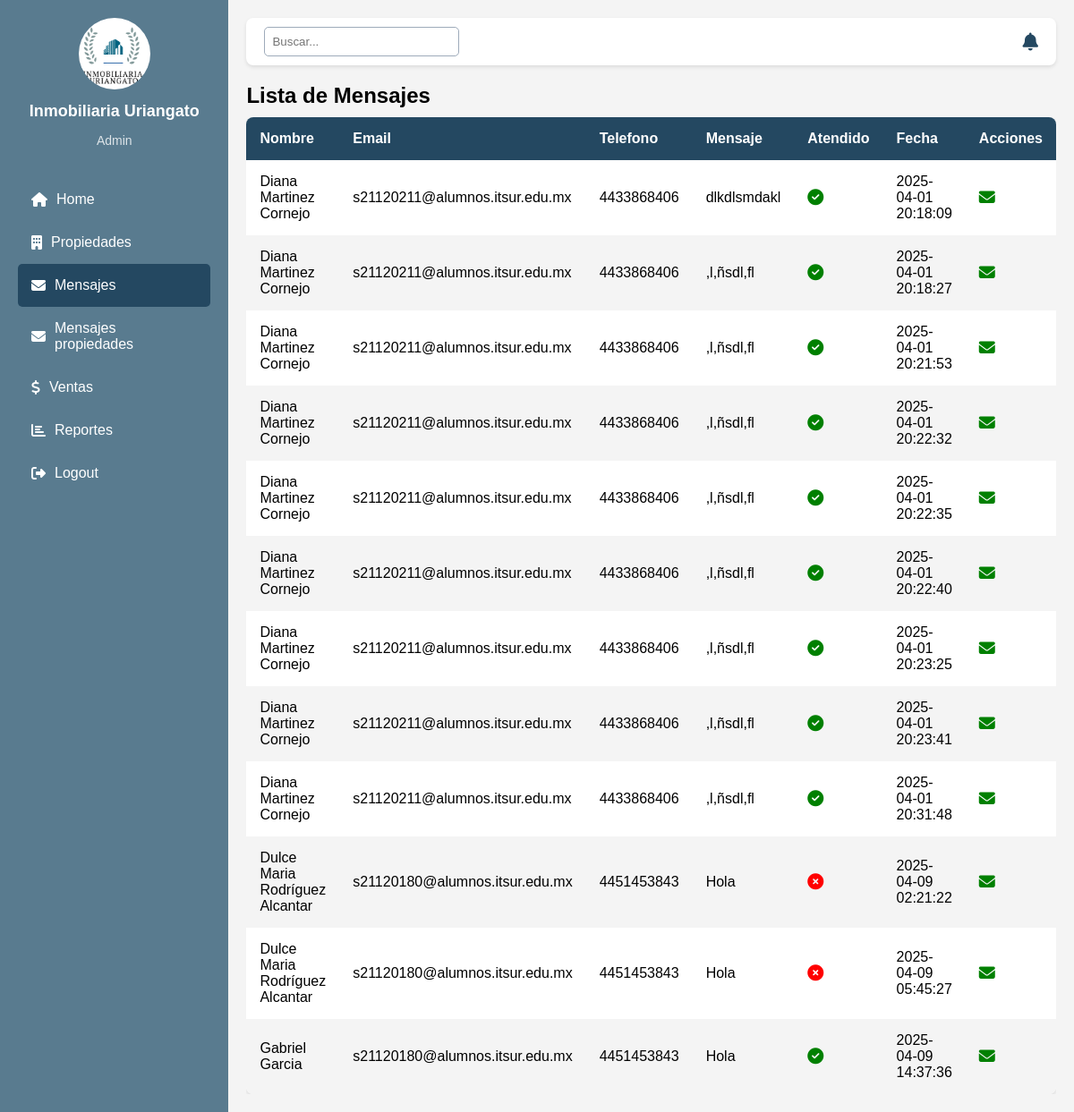
/Inmobiliaria/Admin/Mensaje.php, run on the app's committed database.
### tables this page shows
CREATE TABLE `solicitudes_contacto` (
  `id` int(11) NOT NULL,
  `nombre` varchar(255) NOT NULL,
  `email` varchar(255) NOT NULL,
  `telefono` varchar(20) NOT NULL,
  `mensaje` text NOT NULL,
  `fecha` timestamp NULL DEFAULT current_timestamp(),
  `respondido` tinyint(1) DEFAULT 0
);

### Inmobiliaria/Admin/Mensaje.php (the view, shortened to what this page needs)
<!DOCTYPE html>
<html lang="es">
<head>
    <link rel="stylesheet" href="css/propiedades.css">
    <link rel="stylesheet" href="https://cdnjs.cloudflare.com/ajax/libs/font-awesome/6.4.2/css/all.min.css">
</head>
<body>
    <aside class="sidebar">
        <div class="logo">
            <img src="../Vista/imgs/logo.png" alt="Inmobiliaria Uriangato">
            <h2>Inmobiliaria Uriangato</h2>
            <p>Admin</p>
        </div>
        <nav>
            <a href="Inicio.php" ><i class="fa fa-home"></i> Home</a>
            <a href="propiedades.php" class=""><i class="fa fa-building"></i> Propiedades</a>
            <a href="Mensaje.php" class="active"><i class="fa fa-envelope"></i> Mensajes</a>
            <a href="Mensajes_prop.php" class=""><i class="fa fa-envelope"></i> Mensajes propiedades</a>
            <a href="Ventas.php" class=""><i class="fa fa-dollar-sign"></i>Ventas</a>
            <a href="Reportes.php" class=""><i class="fa fa-chart-bar"></i>Reportes</a>
            <a href="../Datos/logout.php" class="logout"><i class="fa fa-sign-out-alt"></i> Logout</a>
        </nav>
    </aside>
    <main class="main-content">
        <header class="top-bar">
           <input type="text" placeholder="Buscar..." id="busquedaInput">
            <i class="fa fa-bell"></i>
        </header>
        <section class="lista-propiedades">
            <h2>Lista de Mensajes</h2>
            <div class="table-container">
            <table>
                <thead>
                    <tr>
                        <th>Nombre</th>
                        <th>Email</th>
                        <th>Telefono</th>
                        <th>Mensaje</th>
                        <th>Atendido</th>
                        <th>Fecha</th>
                        <th>Acciones</th>
                    </tr>
                </thead>
                <?php include("../Datos/Conexion.php"); ?>
                <tbody class="tabla-mensajes">
                <?php
$sql = "SELECT * FROM solicitudes_contacto";
$result = $conn->query($sql);
while($row = $result->fetch_assoc()) {
    echo "<tr>";
    echo "<td>".$row['nombre']."</td>";
    echo "<td>".$row['email']."</td>";
    echo "<td>".$row['telefono']."</td>";
    echo "<td>".$row['mensaje']."</td>";
          if ($row['respondido']) {
            $estado = "<i class='fa fa-check-circle' style='color:green; font-size:18px;' title='Respondido'></i>";
        } else {
            $estado = "<i class='fa fa-times-circle' style='color:red; font-size:18px;' title='No respondido'></i>";
        }
        echo "<td>$estado</td>";
    echo "<td>".$row['fecha']."</td>";
    $link = "responder.php?id=" . $row['id'];
    echo "<td>
            <a href='$link' class='fa fa-envelope' title='Enviar WhatsApp' target='_blank' style='color:green; font-size:18px;'></a>
          </td>";
    echo "</tr>";
}
?>
                </tbody>
            </table>
        </div>
        </section>
    </main>
</body>
</html>

### Inmobiliaria/Admin/css/propiedades.css (style rules this page uses)
:root { --azul-oscuro: #244861; --azul-claro: #597B8F; --gris: #9EABBA; --blanco: #ffffff; --fondo: #f4f4f4; }
body { font-family: "Montserrat", sans-serif; margin: 0; padding: 0; display: flex; background: var(--fondo); }
.sidebar { width: 250px; background: var(--azul-claro); color: var(--blanco); padding: 20px; min-height: 100vh; display: flex; flex-direction: column; align-items: center; }
.sidebar .logo { text-align: center; margin-bottom: 20px; }
.sidebar .logo img { width: 80px; border-radius: 50%; }
.sidebar h2 { font-size: 18px; margin: 10px 0; }
.sidebar p { font-size: 14px; opacity: 0.8; }
.sidebar nav { width: 100%; }
.sidebar nav a { display: block; color: var(--blanco); text-decoration: none; padding: 15px; font-size: 16px; display: flex; align-items: center; gap: 10px; }
.sidebar nav a:hover, .sidebar nav .active { background: var(--azul-oscuro); border-radius: 5px; }
.sidebar .logout { margin-top: auto; }
.main-content { flex: 1; padding: 20px; }
.top-bar { display: flex; justify-content: space-between; align-items: center; background: var(--blanco); padding: 10px 20px; border-radius: 8px; margin-bottom: 20px; box-shadow: 0 2px 4px rgba(0, 0, 0, 0.1); }
.top-bar input { padding: 8px; border: 1px solid var(--gris); border-radius: 5px; width: 200px; }
.top-bar i { font-size: 20px; color: var(--azul-oscuro); cursor: pointer; }
.lista-propiedades h2 { margin-bottom: 10px; }
.table-container { width: 100%; overflow-x: auto; }
table { min-width: 100%; border-collapse: collapse; background: var(--blanco); border-radius: 8px; overflow: hidden; box-shadow: 0 2px 4px rgba(0, 0, 0, 0.1); }
thead { background: var(--azul-oscuro); color: var(--blanco); }
th, td { padding: 15px; text-align: left; }
tr:nth-child(even) { background: var(--fondo); }
td i { font-size: 18px; margin-right: 10px; cursor: pointer; }
td a { text-decoration: none; }

### data on the page
solicitudes_contacto: nombre "Diana Martinez Cornejo", email "s21120211@alumnos.itsur.edu.mx", telefono "4433868406", mensaje "dlkdlsmdakl", respondido 1 (drawn), fecha "2025-04-01 20:18:09"
solicitudes_contacto: nombre "Diana Martinez Cornejo", email "s21120211@alumnos.itsur.edu.mx", telefono "4433868406", mensaje ",l,ñsdl,fl", respondido 1 (drawn), fecha "2025-04-01 20:18:27"
solicitudes_contacto: nombre "Diana Martinez Cornejo", email "s21120211@alumnos.itsur.edu.mx", telefono "4433868406", mensaje ",l,ñsdl,fl", respondido 1 (drawn), fecha "2025-04-01 20:21:53"
solicitudes_contacto: nombre "Diana Martinez Cornejo", email "s21120211@alumnos.itsur.edu.mx", telefono "4433868406", mensaje ",l,ñsdl,fl", respondido 1 (drawn), fecha "2025-04-01 20:22:32"
solicitudes_contacto: nombre "Diana Martinez Cornejo", email "s21120211@alumnos.itsur.edu.mx", telefono "4433868406", mensaje ",l,ñsdl,fl", respondido 1 (drawn), fecha "2025-04-01 20:22:35"
solicitudes_contacto: nombre "Diana Martinez Cornejo", email "s21120211@alumnos.itsur.edu.mx", telefono "4433868406", mensaje ",l,ñsdl,fl", respondido 1 (drawn), fecha "2025-04-01 20:22:40"
solicitudes_contacto: nombre "Diana Martinez Cornejo", email "s21120211@alumnos.itsur.edu.mx", telefono "4433868406", mensaje ",l,ñsdl,fl", respondido 1 (drawn), fecha "2025-04-01 20:23:25"
solicitudes_contacto: nombre "Diana Martinez Cornejo", email "s21120211@alumnos.itsur.edu.mx", telefono "4433868406", mensaje ",l,ñsdl,fl", respondido 1 (drawn), fecha "2025-04-01 20:23:41"
solicitudes_contacto: nombre "Diana Martinez Cornejo", email "s21120211@alumnos.itsur.edu.mx", telefono "4433868406", mensaje ",l,ñsdl,fl", respondido 1 (drawn), fecha "2025-04-01 20:31:48"
solicitudes_contacto: nombre "Dulce Maria Rodríguez Alcantar", email "s21120180@alumnos.itsur.edu.mx", telefono "4451453843", mensaje "Hola", respondido 0 (drawn), fecha "2025-04-09 02:21:22"
solicitudes_contacto: nombre "Dulce Maria Rodríguez Alcantar", email "s21120180@alumnos.itsur.edu.mx", telefono "4451453843", mensaje "Hola", respondido 0 (drawn), fecha "2025-04-09 05:45:27"
solicitudes_contacto: nombre "Gabriel Garcia", email "s21120180@alumnos.itsur.edu.mx", telefono "4451453843", mensaje "Hola", respondido 1 (drawn), fecha "2025-04-09 14:37:36"
